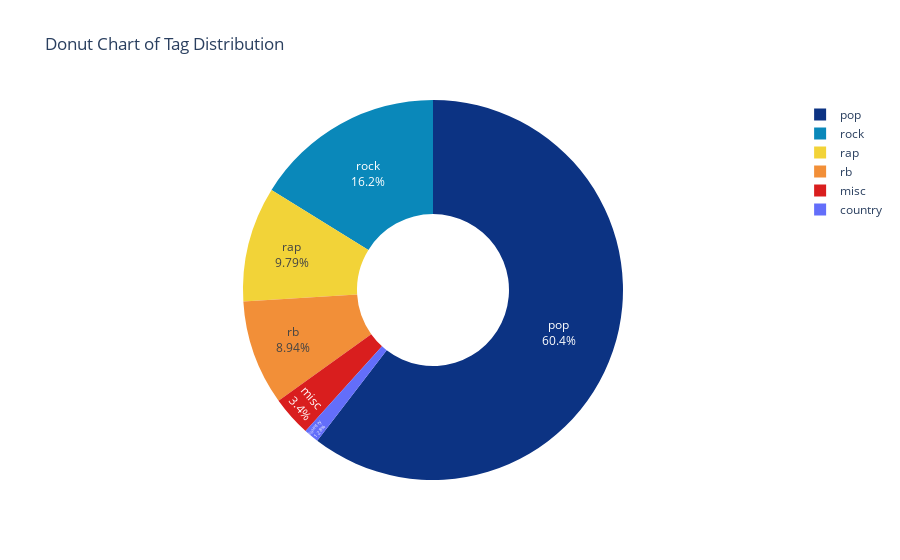

Notebook source saved alongside this figure:
### Markdown cell above
As we can see in these subset rows of the dataframe, most of these rows contain what could be considered as the same words or terms or expressions and from what one can see they are very unlikely to be valuable for the future tasks that will be carried out in this project.

In the cell below we are going to plot using the pie chart function, the distribution of the tags among this subset of rows , to see if for some reason they all belong to the same genders.

### Code cell
#Making a donut chart to see the variation of total tags
create_donut_chart(non_english_rows, value_column='count', names_column='tag',
                   title='Donut Chart of Tag Distribution',
                   labels={'index': 'Tag', 'tag': 'Count'})

### Figure 1 — Plotly figure (JSON) as saved in the notebook; plotly's stock layout.template omitted (floating-point values rounded to 4 significant figures)
{"data": [{"domain": {"x": [0, 1], "y": [0, 1]}, "hole": 0.4, "hovertemplate": "Count=%{label}<br>count=%{value}<extra></extra>", "labels": ["pop", "rock", "rap", "rb", "misc", "country"], "legendgroup": "", "marker": {"colors": ["rgb(12,51,131)", "rgb(10,136,186)", "rgb(242,211,56)", "rgb(242,143,56)", "rgb(217,30,30)"]}, "name": "", "showlegend": true, "textinfo": "percent+label", "textposition": "inside", "type": "pie", "values": [142, 38, 23, 21, 8, 3]}], "layout": {"legend": {"tracegroupgap": 0}, "title": {"text": "Donut Chart of Tag Distribution"}}}
